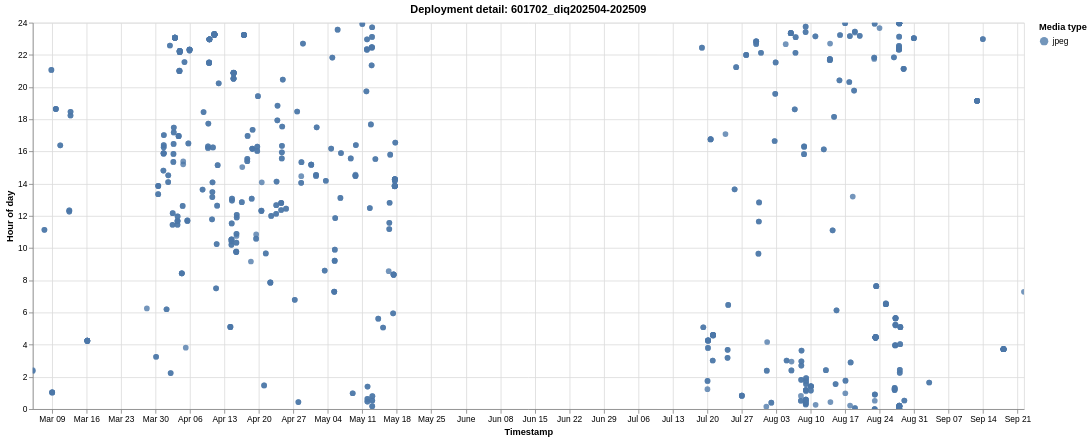

Write the Vega-Lite specification saved for this chart.
### Vega-Lite specification from a JSON file in a GitHub repository (floating-point values rounded to 4 significant figures; data arrays with more than 128 entries replaced by an {"elided": "..."} marker saying what was removed)
{"$schema": "https://vega.github.io/schema/vega-lite/v6.1.0.json", "config": {"view": {"continuousHeight": 300, "continuousWidth": 300}}, "data": {"name": "data-7717f4d0c7072a2a91f941f0deccc462"}, "datasets": {"data-7717f4d0c7072a2a91f941f0deccc462": {"elided": "849 records"}}, "encoding": {"color": {"field": "media_type", "scale": {"scheme": "tableau10"}, "title": "Media type", "type": "nominal"}, "shape": {"field": "media_type", "title": "Media type", "type": "nominal"}, "tooltip": [{"field": "deployment", "title": "Deployment", "type": "nominal"}, {"field": "timestamp", "format": "%Y-%m-%d %H:%M:%S", "title": "Timestamp", "type": "temporal"}, {"field": "hour_of_day", "format": ".2f", "title": "Hour of day", "type": "quantitative"}, {"field": "media_type", "title": "Media type", "type": "nominal"}], "x": {"field": "timestamp", "title": "Timestamp", "type": "temporal"}, "y": {"field": "hour_of_day", "scale": {"domain": [0, 24]}, "title": "Hour of day", "type": "quantitative"}}, "height": 460, "mark": {"opacity": 0.78, "size": 46, "type": "circle"}, "params": [{"bind": "scales", "name": "param_1e9efca18e7a2868", "select": {"encodings": ["x", "y"], "type": "interval"}}], "title": "Deployment detail: 601702_diq202504-202509", "width": 1180}
